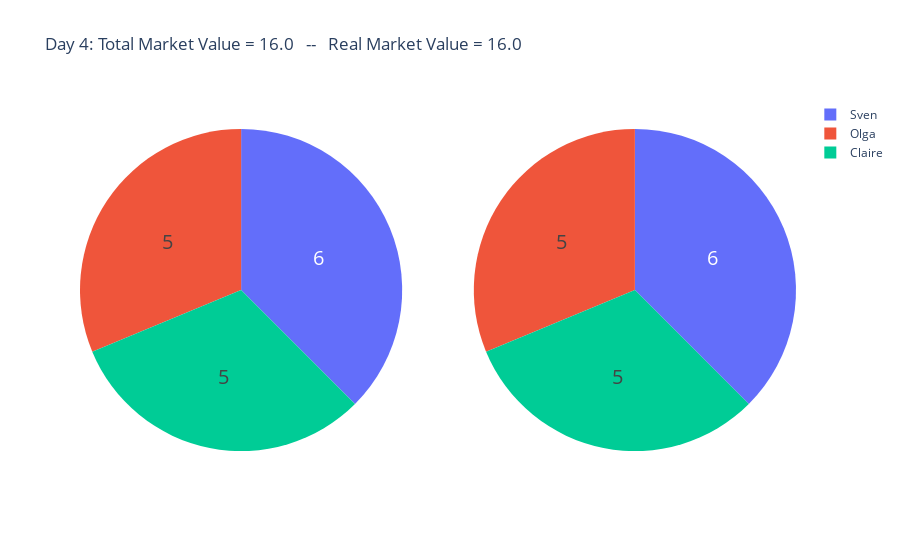

Notebook code for this chart:
### Code cell
plot_totals()

### Figure 1 — Plotly figure (JSON) as saved in the notebook; plotly's stock layout.template omitted (floating-point values rounded to 4 significant figures)
{"data": [{"domain": {"x": [0, 0.45], "y": [0, 1]}, "hoverinfo": "label+percent", "labels": ["Sven", "Olga", "Claire"], "textfont": {"size": 20}, "textinfo": "value", "type": "pie", "values": [6, 5, 5]}, {"domain": {"x": [0.55, 1], "y": [0, 1]}, "hoverinfo": "label+percent", "labels": ["Sven", "Olga", "Claire"], "textfont": {"size": 20}, "textinfo": "value", "type": "pie", "values": [6, 5, 5]}], "layout": {"title": {"text": "Day 4: Total Market Value = 16.0   --   Real Market Value = 16.0"}}}
